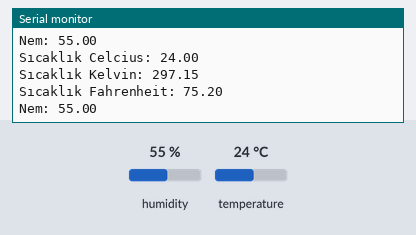
A sketch run on a simulated Arduino Uno, built with avr-gcc and run on an emulated ATmega328P. On the bench: the last lines printed to the serial monitor. Inputs (shaded band) come from the test bench; at power-on: humidity 55 %, temperature 24 °C.

Above: at 5.8 s.
5.9 s: humidity set to 22 %
At 11.2 s:
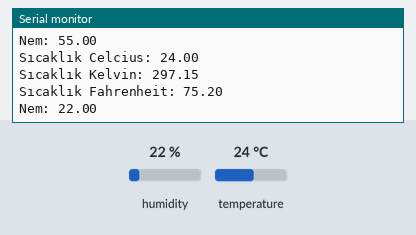
11.9 s: temperature set to 12 °C
At 15.9 s:
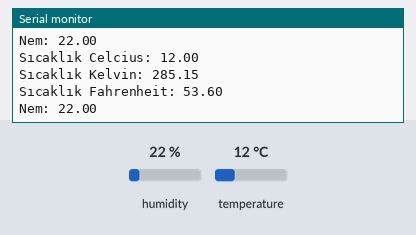
17.9 s: humidity set to 40 %
At 21.7 s:
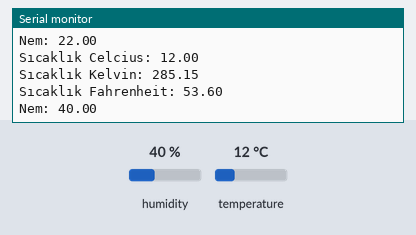
Timing chart, 0 to 23.2 s (numbered marks = the images above; inputs shaded):
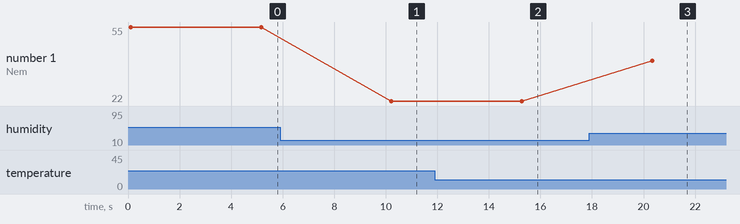

Measured:
- after the input at 5.9 s, the serial monitor: prints a new line after 4.3 s (image 1)
- after the input at 11.9 s, the serial monitor: prints a new line after 3.3 s (image 2)
- after the input at 17.9 s, the serial monitor: prints a new line after 2.4 s (image 3)
- plotted number 1: 55 → 22 after the input at 5.9 s, 22 → 40 after the input at 17.9 s

The sketch:

Uluslararas_Termometre.ino
```cpp
#include <dht.h>

dht DHT11;

const int dhtPin=2;


void setup() {
  Serial.begin(9600);

}

void loop() {
  DHT11.read11(dhtPin);

  Serial.print("Sıcaklık Celcius: ");
  Serial.println(DHT11.temperature);

  Serial.print("Sıcaklık Kelvin: ");
  Serial.println(DHT11.temperature + 273.15);

  Serial.print("Sıcaklık Fahrenheit: ");
  Serial.println(1.80*DHT11.temperature + 32);

  Serial.print("Nem: ");
  Serial.println(DHT11.humidity);
  delay(5000);

}
```
